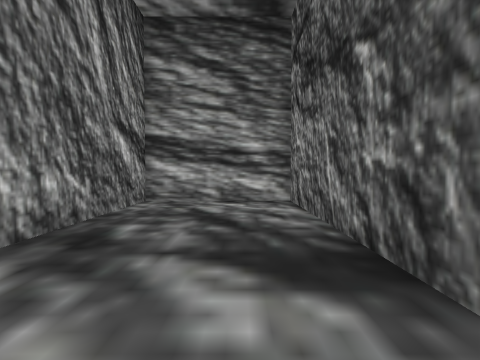
view 1 (above)

22 first-person views from a walk through a scene from a Unity 3-D project. The camera is 1.4 m above the floor, tilts 2° down and sees 80° across. The floor is counted in squares, 2 m on a side. Each view is taken from the middle of a square. On the plan, view 1 faces up. The plan holds only what a view shows up to about 10 squares ahead; the rest is blank. The place goes on beyond the plan. The player character is not drawn.

view 2
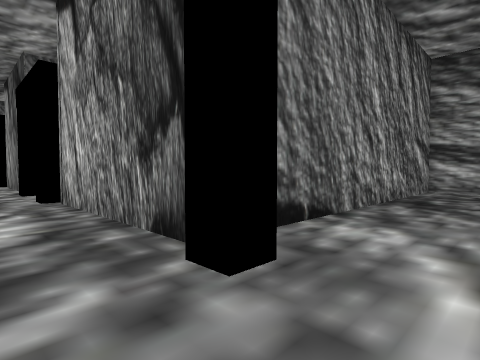

view 3
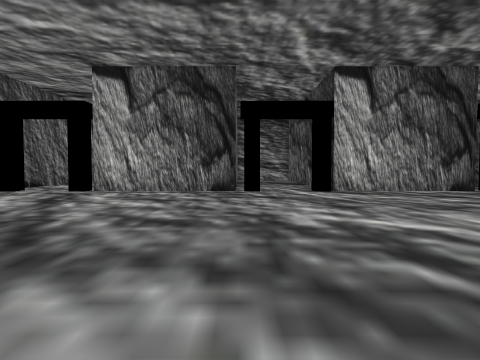

view 4
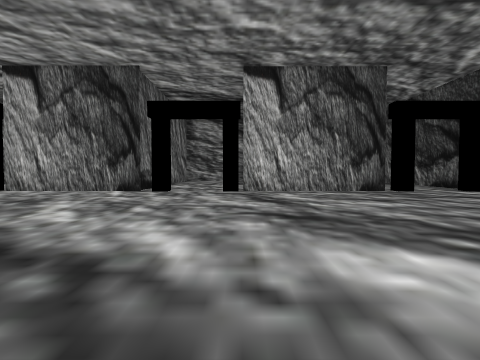

view 5
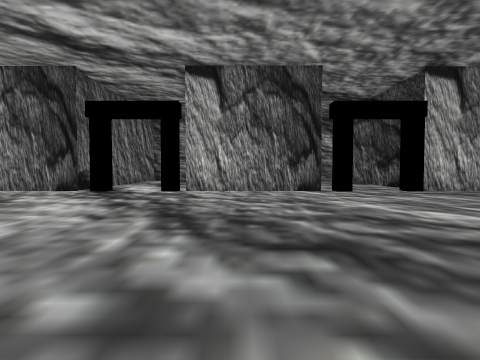

view 6
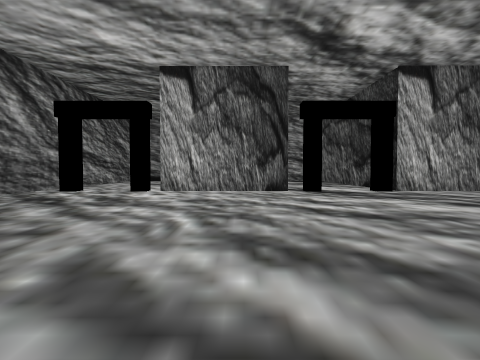

view 7
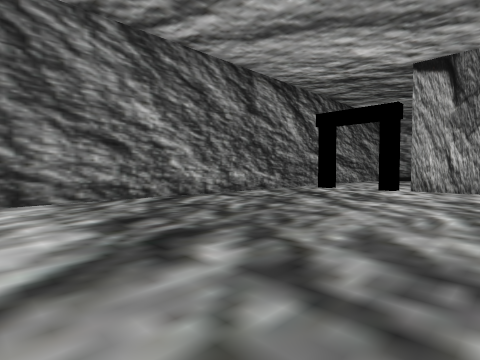

view 8
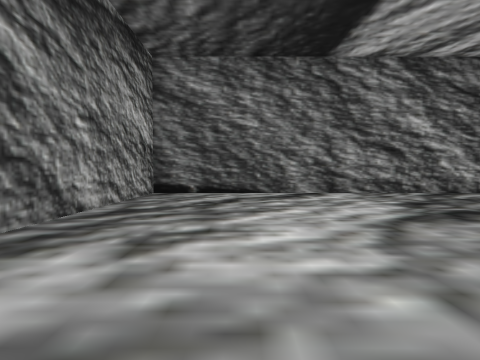

view 9
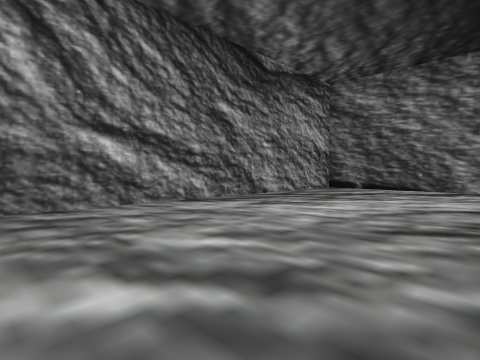

view 10
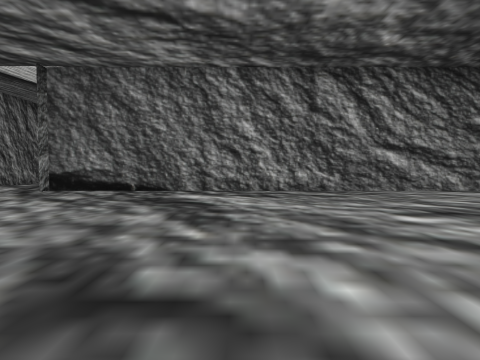

view 11
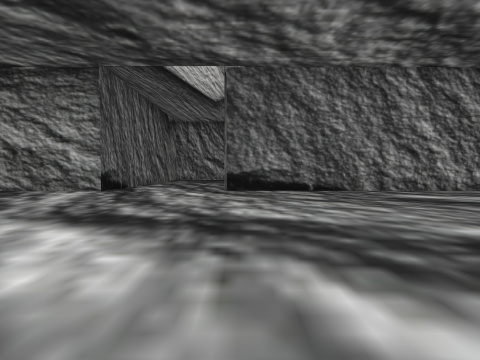

view 12
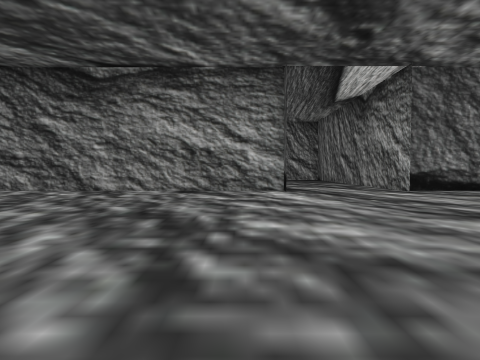

view 13
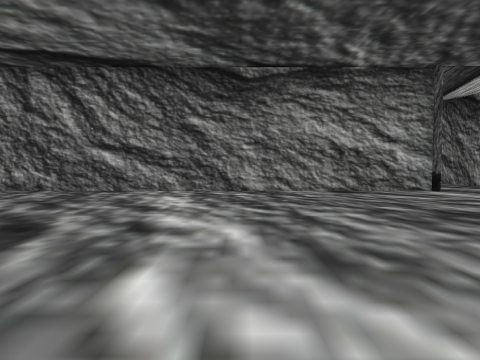

view 14
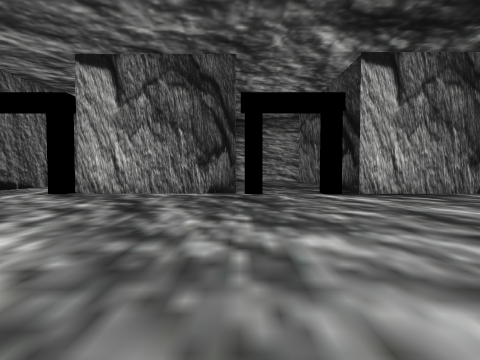

view 15
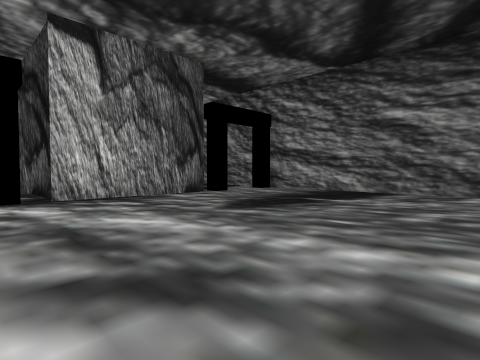

view 16
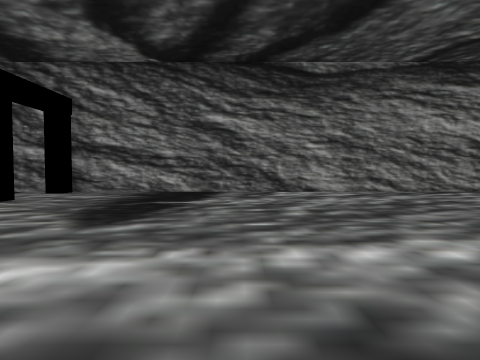

view 17
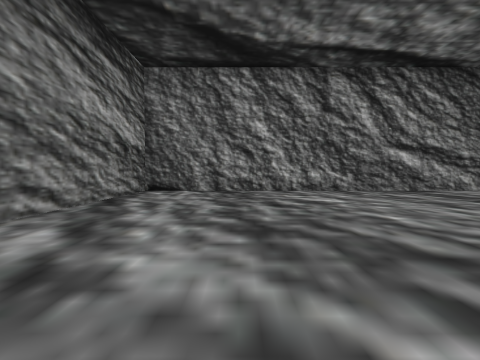

view 18
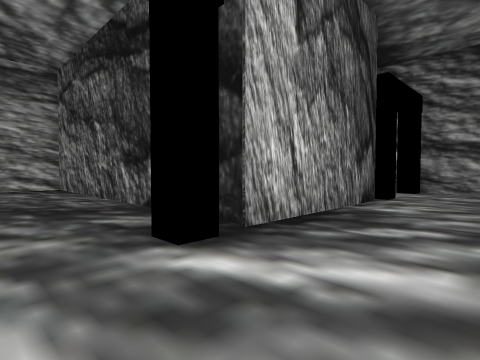

view 19
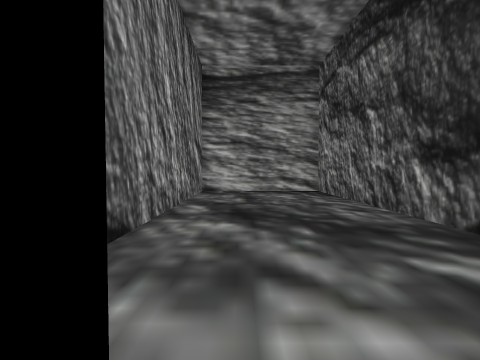

view 20
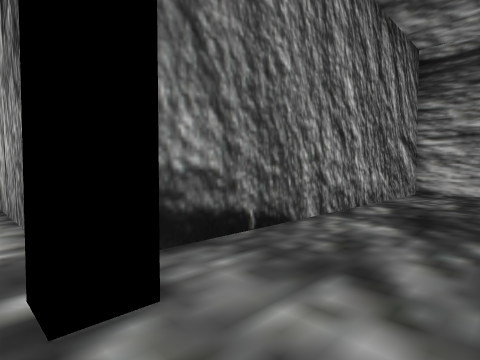

view 21
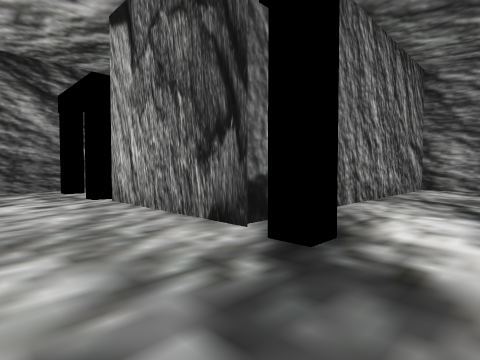

view 22
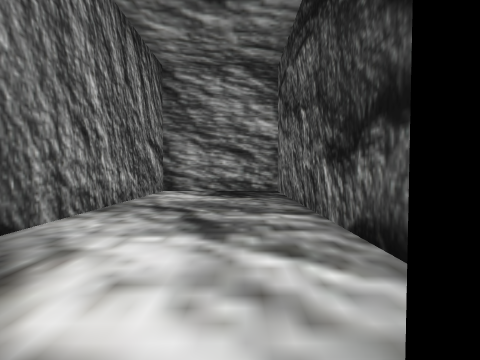

### Floor plan
Points are (right, up) in squares from view 1. A wall is a line through its corners. A room is listed if a view was taken in it or the views show most of it. See-through windows are left out.
Room 1 (view 1)
walls: (1.2, 1.2) (1.2, 6.5) (-2.1, 6.5) (-2.1, -1.4); (1.2, -2.4) (1.2, -2)
ways out: opening at (-0.5, -2) to room 2
Room 2 (views 2, 3, 4, 5, 6, 7, 8, 9, 10, 11, 12, 13, 14, 15, 16, 17, 18, 19, 20, 21, 22)
walls: (-2.1, -2.4) (-7, -2.4); (-10.2, -2.4) (-14.7, -2.4) (-14.7, 6.5) (-18.5, 6.5) (-18.5, 0); (-2.5, -18) (-2.5, -17.2) (-2.5, -17.6) (17.2, -17.6) (17.2, -2.6); (6, -2.4) (1.2, -2.4); (-18.5, -1.9) (-18.5, -2.4) (-22.8, -2.4); (13.9, -2.4) (9.6, -2.4) (9.6, 6.5) (5.8, 6.5) (5.8, -1.8); (-26.7, -1.8) (-26.7, -17.6) (-6.5, -17.6) (-6.5, -17.2) (-6.5, -18)
ways out: opening at (-0.5, -2) to room 1; opening at (-8.5, -2); opening at (15.5, -2)

Where each view was taken, in squares from view 1:
view 1: 0 up, 0 right, facing up
view 2: 4 down, 0 right, facing up-left
view 3: 12 down, 2 left, facing up
view 4: 12 down, 7 left, facing up
view 5: 12 down, 13 left, facing up
view 6: 12 down, 20 left, facing up
view 7: 13 down, 20 left, facing up-left
view 8: 15 down, 18 left, facing left
view 9: 12 down, 16 left, facing down-left
view 10: 8 down, 13 left, facing down
view 11: 8 down, 7 left, facing down
view 12: 8 down, 1 left, facing down
view 13: 8 down, 4 right, facing down
view 14: 11 down, 6 right, facing up
view 15: 10 down, 8 right, facing up-right
view 16: 8 down, 8 right, facing right
view 17: 8 down, 14 right, facing down
view 18: 5 down, 7 right, facing up-right
view 19: 3 down, 7 right, facing up
view 20: 3 down, 8 right, facing up-left
view 21: 5 down, 16 left, facing up-left
view 22: 3 down, 16 left, facing up
